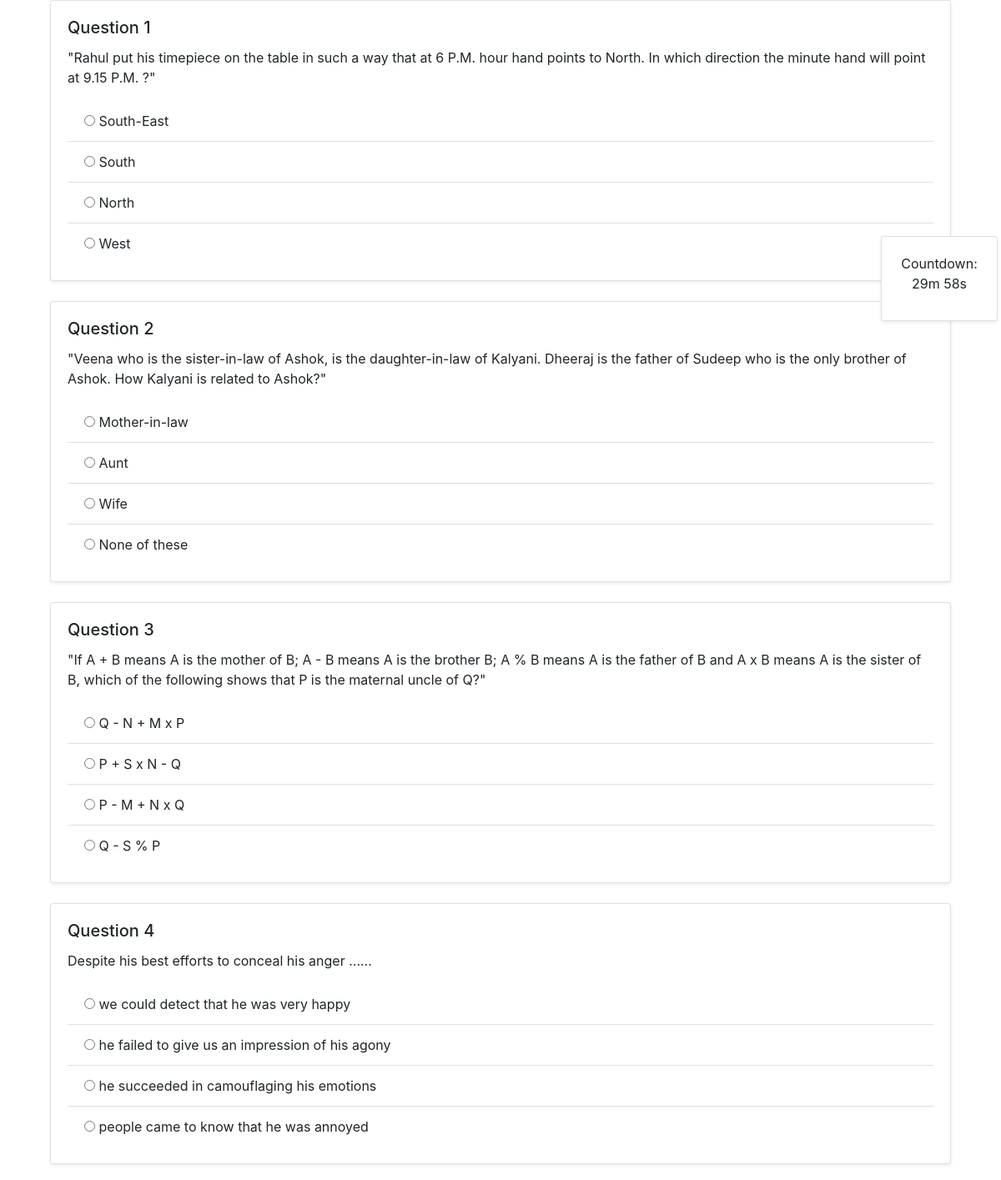
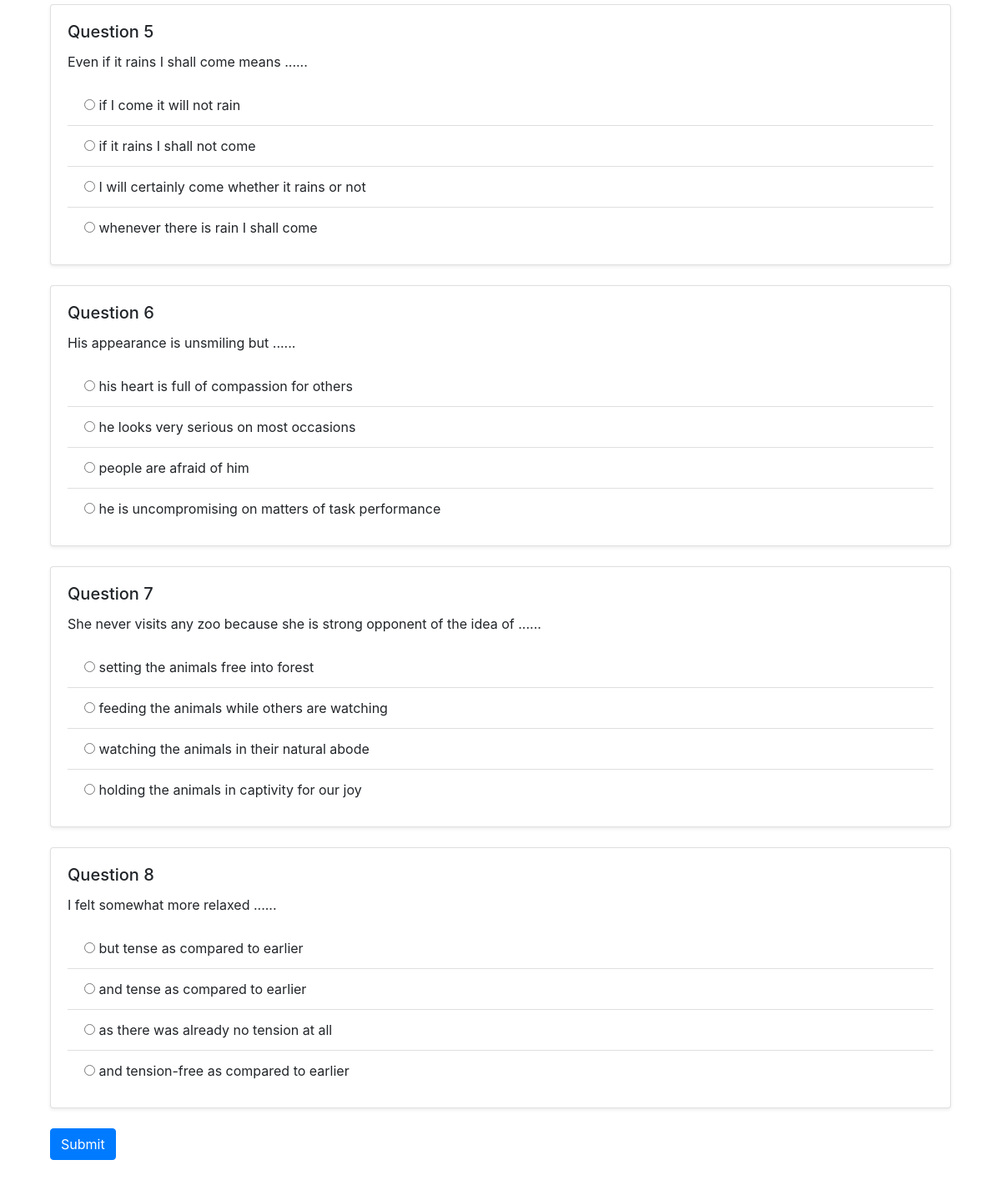
Page /User/Questions/16 (signed in) on the committed database (2 pictures, top to bottom).
### Master/models.py (models this page shows)
class tbl_question(models.Model):
    question_id = models.AutoField(primary_key=True)
    question_content=models.CharField(max_length=500)
    question_score=models.IntegerField()
    option_1=models.CharField(max_length=500)
    option_2=models.CharField(max_length=500)
    option_3=models.CharField(max_length=500)
    option_4=models.CharField(max_length=500)
    answer=models.CharField(max_length=500)
    category_id=models.ForeignKey(tbl_category,on_delete=models.CASCADE)
    answer_key=models.CharField(max_length=500,null=True)

### User/views.py (the view)
# urls.py: path('Questions/', views.Questions,name='Questions'),
def Questions(request, cid):
    if 'uid' not in request.session:
        return redirect('login')
    user_id = request.session['uid']
    user = tbl_user.objects.get(user_id=user_id)
    all_questions = tbl_question.objects.filter(category_id=cid)
    if all_questions.count() > 30:
        random_questions = sample(list(all_questions), 30)
    else:
        random_questions = all_questions
    if request.method == "POST":
        test = tbl_test.objects.get(user_id=user, test_status='0')
        test.test_end_time = timezone.now()
        test.test_status = '1'
        total_score = 0
        for question in random_questions:
            answer_key = f'answer_{question.question_id}'
            user_answer = request.POST.get(answer_key)
            if user_answer == question.answer:
                total_score += question.question_score
            test_question = tbl_test_question.objects.create(
                test_id=test,
                test_question_answer=user_answer,
                test_question_score=question.question_score if user_answer == question.answer else 0,
                question_id=question  # Insert question_id into tbl_test_question
            )
            test_question.save()
        test.test_score = total_score
        test.save()
        return render(request, 'User/HomePage.html')
    else:
        data = tbl_test.objects.filter(user_id=request.session['uid'],test_status=0).count()
        if data > 0:
            return render(request, 'User/Questions.html', {'Questions': random_questions})
        else:
            test = tbl_test.objects.create(user_id=user)
            return render(request, 'User/Questions.html', {'Questions': random_questions})

### User/Templates/User/Questions.html (shortened to what this page needs)
<!DOCTYPE html>
<html lang="en">
<head>
  <link href="https://stackpath.bootstrapcdn.com/bootstrap/4.5.2/css/bootstrap.min.css" rel="stylesheet" />
</head>
<body>
  <div class="card shadow-sm timer">
    <div class="card-body">
      <div class="card-title" id="timer"></div>
    </div>
  </div>
  <div class="container">
    <form method="POST">
      {% csrf_token %} {% for question in Questions %}
      <div class="col-md-12 mb-4">
        <div class="card shadow-sm">
          <div class="card-body">
            <h5 class="card-title">Question {{ forloop.counter }}</h5>
            <p class="card-text">{{ question.question_content }}</p>
            <ul class="list-group list-group-flush">
              <li class="list-group-item">
                <input type="radio" required name="answer_{{ question.question_id }}" value="{{ question.option_1 }}" />
                {{ question.option_1 }}
              </li>
              <li class="list-group-item">
                <input type="radio" name="answer_{{ question.question_id }}" value="{{ question.option_2 }}" />
                {{ question.option_2 }}
              </li>
              <li class="list-group-item">
                <input type="radio" name="answer_{{ question.question_id }}" value="{{ question.option_3 }}" />
                {{ question.option_3 }}
              </li>
              <li class="list-group-item">
                <input type="radio" name="answer_{{ question.question_id }}" value="{{ question.option_4 }}" />
                {{ question.option_4 }}
              </li>
            </ul>
          </div>
        </div>
      </div>
      {% endfor %}
      <div class="col-md-12 mb-4">
        <input onclick="changeSession()" type="submit" class="btn btn-primary" value="Submit" />
      </div>
    </form>
  </div>
</body>
</html>

### User/Templates/User/Questions.html (style rules this page uses)
.timer { z-index: 99; width: 140px; text-align: center; position: fixed; top: 10%; left: 88%; }

### rows in the picture
tbl_question: question_content "\"Rahul put his timepiece on the table in such a way that at 6 P.M. hour hand points to North. In which direction the minute hand will point at 9.15 P.M. ?\"", option_1 "South-East", option_2 "South", option_3 "North", option_4 "West"
tbl_question: question_content "\"Veena who is the sister-in-law of Ashok, is the daughter-in-law of Kalyani. Dheeraj is the father of Sudeep who is the only brother of Ashok. How Kalyani is related to Ashok?\"", option_1 "Mother-in-law", option_2 "Aunt", option_3 "Wife", option_4 "None of these"
tbl_question: question_content "\"If A + B means A is the mother of B; A - B means A is the brother B; A % B means A is the father of B and A x B means A is the sister of B, which of the following shows that P is the maternal uncle of Q?\"", option_1 "Q - N + M x P", option_2 "P + S x N - Q", option_3 "P - M + N x Q", option_4 "Q - S % P"
tbl_question: question_content "Despite his best efforts to conceal his anger ......", option_1 "we could detect that he was very happy", option_2 "he failed to give us an impression of his agony", option_3 "he succeeded in camouflaging his emotions", option_4 "people came to know that he was annoyed"
tbl_question: question_content "Even if it rains I shall come means ......", option_1 "if I come it will not rain", option_2 "if it rains I shall not come", option_3 "I will certainly come whether it rains or not", option_4 "whenever there is rain I shall come"
tbl_question: question_content "His appearance is unsmiling but ......", option_1 "his heart is full of compassion for others", option_2 "he looks very serious on most occasions", option_3 "people are afraid of him", option_4 "he is uncompromising on matters of task performance"
tbl_question: question_content "She never visits any zoo because she is strong opponent of the idea of ......", option_1 "setting the animals free into forest", option_2 "feeding the animals while others are watching", option_3 "watching the animals in their natural abode", option_4 "holding the animals in captivity for our joy"
tbl_question: question_content "I felt somewhat more relaxed ......", option_1 "but tense as compared to earlier", option_2 "and tense as compared to earlier", option_3 "as there was already no tension at all", option_4 "and tension-free as compared to earlier"
